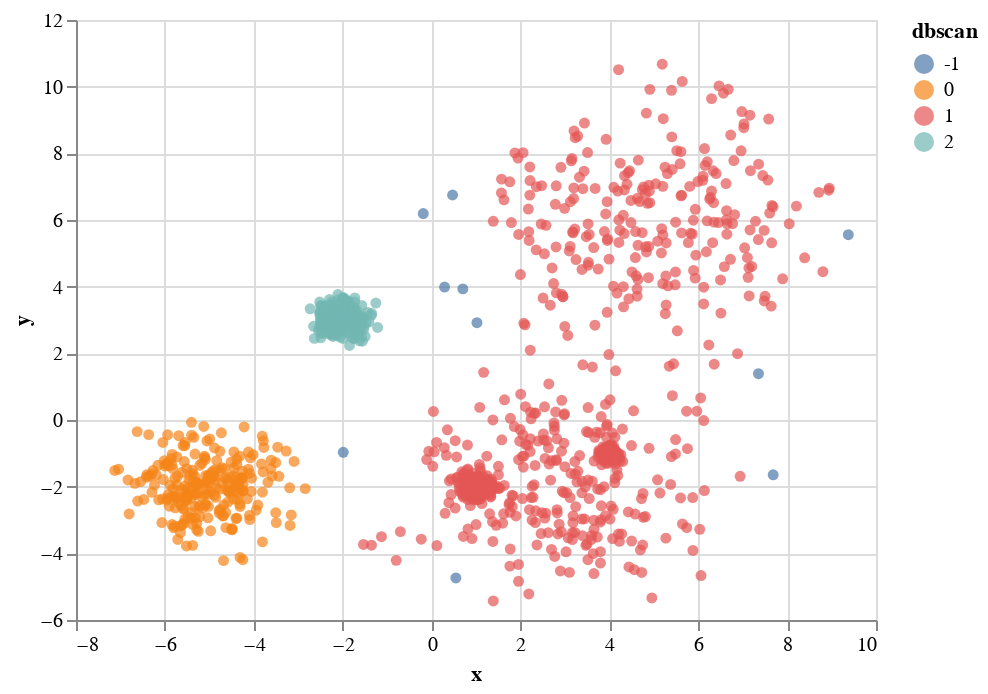

The notebook cell this image was saved under:
### Markdown cell above
# DBSCAN (Busca densidades contiguas)

### Code cell
from sklearn.cluster import DBSCAN

dbscan  = DBSCAN(eps=1).fit(sintetic[["x", "y"]])
sintetic["dbscan"] = dbscan.labels_

alt.Chart(sintetic).mark_circle().encode(x='x', y='y', color="dbscan:N")

### Figure 1 — Vega-Lite specification as saved in the notebook (floating-point values rounded to 4 significant figures; data arrays with more than 128 entries replaced by an {"elided": "..."} marker saying what was removed)
{"config": {"view": {"continuousWidth": 400, "continuousHeight": 300}}, "data": {"name": "data-e724edb0a04a8d8a8cc9b7ee468d3ab3"}, "mark": "circle", "encoding": {"color": {"type": "nominal", "field": "dbscan"}, "x": {"type": "quantitative", "field": "x"}, "y": {"type": "quantitative", "field": "y"}}, "$schema": "https://vega.github.io/schema/vega-lite/v4.0.2.json", "datasets": {"data-e724edb0a04a8d8a8cc9b7ee468d3ab3": {"elided": "1500 records"}}}
